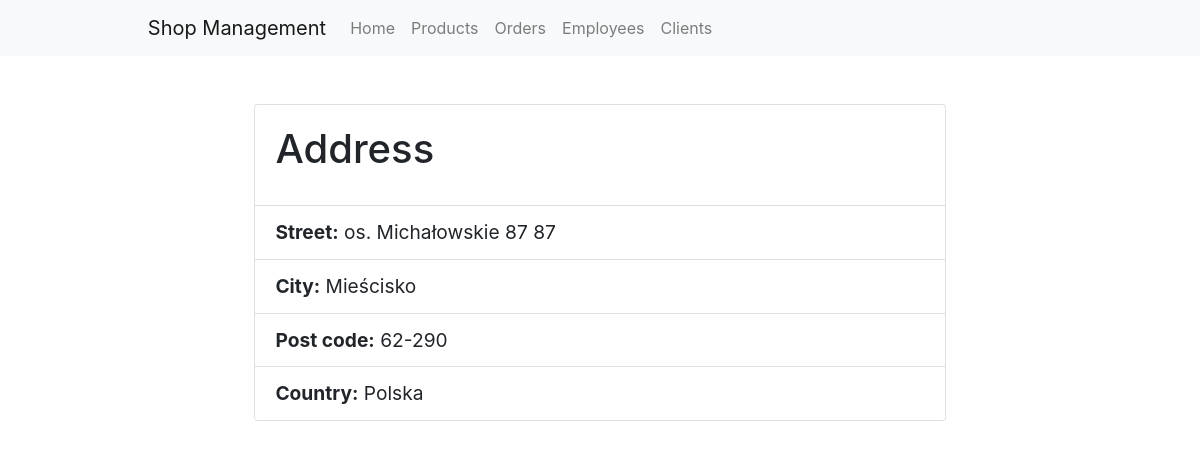
The app's page /orders/addresses/3/ with its own data.
### orders/models.py (models this page shows, shortened)
class Address(models.Model):
    city = models.CharField(max_length=100)
    street = models.CharField(max_length=100)
    number = models.PositiveIntegerField()
    post_code = models.CharField(max_length=6)
    country = models.CharField(max_length=100)
    class Meta:
        verbose_name_plural = "addresses"

### orders/views.py (the view)
# urls.py: path('addresses/<int:pk>/', views.AddressDetailView.as_view(), name='address-detail'),
class AddressDetailView(generic.DetailView):
    model = Address

### orders/templates/orders/address_detail.html
{% extends "base.html" %}
{% block content %}
    <div style="width: 90%; margin-left: 5%; font-size:1.2rem;">
        <div class="card" style="width: 80%; margin-left: 10%;">
            <div class="card-body">
              <h1 class="card-title">Address</h1>
            </div>
            <ul class="list-group list-group-flush">
              <li class="list-group-item"><strong>Street:</strong> {{ object.street }} {{object.number}}</li>
              <li class="list-group-item"><strong>City:</strong> {{ object.city }}</li>
              <li class="list-group-item"><strong>Post code:</strong> {{ object.post_code }}</li>
              <li class="list-group-item"><strong>Country:</strong> {{ object.country }}</li>
            </ul>
        </div>
    </div>
{% endblock %}

### records on screen
Address: street "os. Michałowskie 87", number "87", city "Mieścisko", post_code "62-290", country "Polska"
